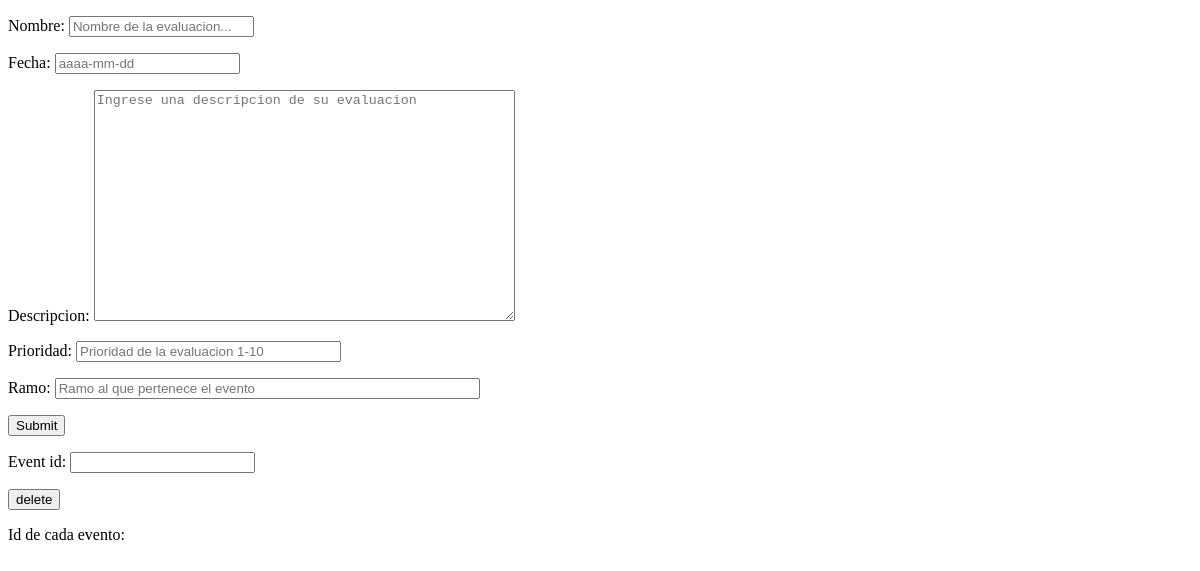
Before: /eventos/ (signed in) with the older database file.
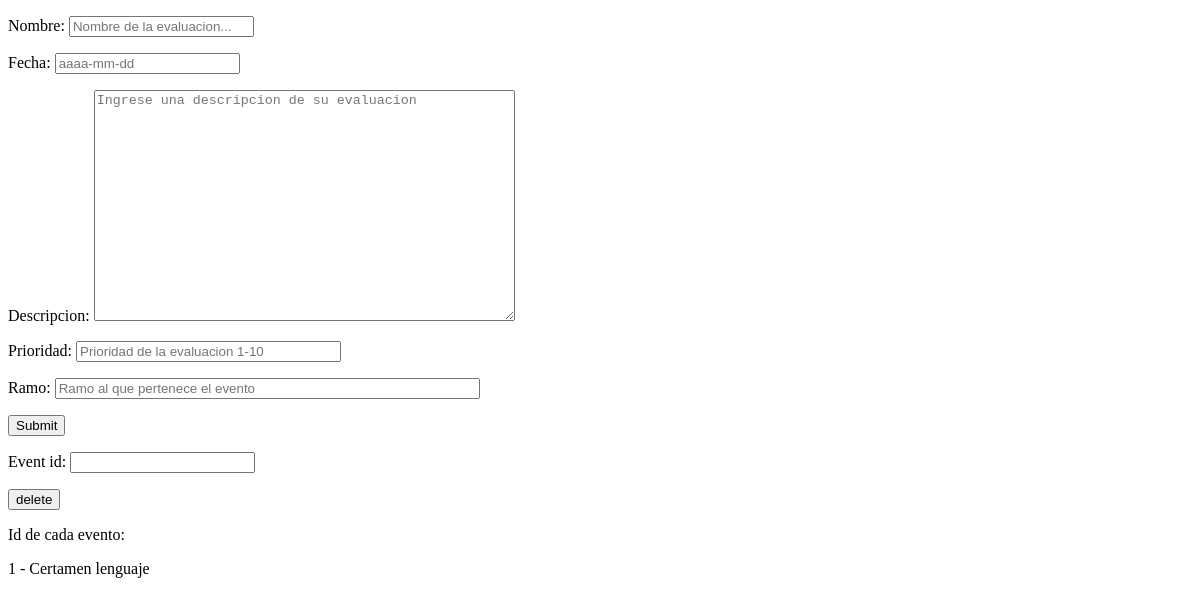
After: the same page with the newer database file.
### pag_calendario/models.py (models this page shows)
class eventos(models.Model):
    nombre = models.CharField(max_length=120)
    fecha = models.DateField()
    descripcion = models.TextField(blank=True, null = True,)
    prioridad = models.IntegerField(default = 1)
    usuario = models.ForeignKey(User, on_delete=models.CASCADE)
    ramo = models.CharField(max_length = 120, default= "Lenguaje")

### pag_calendario/views.py (the view)
# urls.py: path('eventos/', formularioEventos_view)
def formularioEventos_view(request):
    form = formularioEventos(request.POST or None, request = request)
    if form.is_valid():
        evnt = form.save(commit=False)
        evnt.usuario = request.user
        evnt.save()
        form = formularioEventos()
    form1 = eliminarEvento(request.POST or None, request = request)
    if form1.is_valid():
        evento = eventos.objects.filter(usuario = request.user).get(pk = int(form1['event_id'].value()))
        evento.delete()
        form1 = eliminarEvento()
    context = {
        'form' : form,
        'form1' : form1,
        'lista' : eventos.objects.filter(usuario = request.user).all()
    }
    return render(request, "formularioEventos.html", context)

### pag_calendario/forms.py (shortened to what this page needs)
class formularioEventos(forms.ModelForm):
    nombre = forms.CharField(widget=forms.TextInput(attrs={"placeholder" : "Nombre de la evaluacion..." }))
    fecha  = forms.DateField(widget=forms.DateInput(attrs={"placeholder" : "aaaa-mm-dd" }))
    descripcion  = forms.CharField(widget=forms.Textarea(attrs={"placeholder" : "Ingrese una descripcion de su evaluacion", "rows": 15, "cols": 50}))
    prioridad = forms.IntegerField(widget = forms.TextInput(attrs = {"placeholder" : "Prioridad de la evaluacion 1-10", "size": 30 }))
    ramo = forms.CharField(widget=forms.TextInput(attrs={"placeholder" : "Ramo al que pertenece el evento", 'size': 50 }))
    class Meta:
        model = eventos
        fields = ['nombre', 'fecha', 'descripcion', 'prioridad', 'ramo']
    def __init__(self, *args, **kwargs):
        self.request = kwargs.pop('request', None)
        super(formularioEventos, self).__init__(*args, **kwargs)

class eliminarEvento(forms.ModelForm):
    class Meta:
        model = eliminar
        fields = ['event_id']
    def __init__(self, *args, **kwargs):
        self.request = kwargs.pop('request', None)
        super(eliminarEvento, self).__init__(*args, **kwargs)

### pag_calendario/templates/formularioEventos.html (shortened to what this page needs)
<!DOCTYPE html>
<html lang="en">
<head>
</head>
<body>
<div>
<form method = "POST" id = "form">
    {{form.as_p}}
    <button type="submit" form="form" value="Submit">Submit</button>
</form>
</div>
<div>
<form method = "POST" id = "form1">
    {{form1.as_p}}
    <button type="submit" form="form1" value="Delete">delete</button>
</form>
</div>
<p>Id de cada evento:</p>
{% if lista %}
    {%for evento in lista%}
    <p> {{evento.id}} - {{evento.nombre}} </p>
    {%endfor%}
{%endif%}
</body>
</html>

Changed rows visible on the page:
added eventos: id "1", nombre "Certamen lenguaje"
